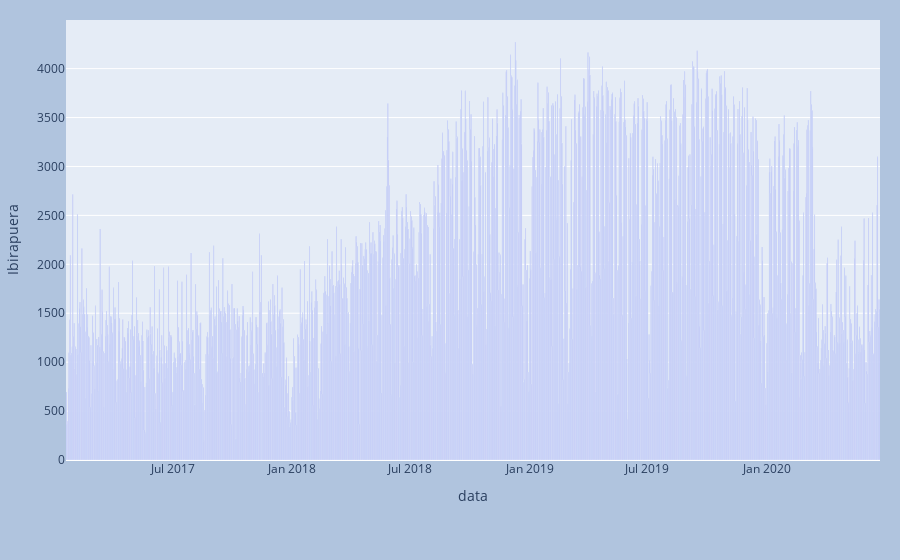

Notebook cell for this chart:
### Code cell
import plotly.express as px
fig = px.bar(df, x="data", y="Ibirapuera", barmode="group")

fig.update_layout(
    margin=dict(l=20, r=20, t=20, b=100),
    paper_bgcolor="LightSteelBlue",
)

fig.show()

### Figure 1 — Plotly figure (JSON) as saved in the notebook; plotly's stock layout.template omitted (floating-point values rounded to 4 significant figures; data arrays with more than 128 entries replaced by an {"elided": "..."} marker saying what was removed)
{"data": [{"alignmentgroup": "True", "hovertemplate": "data=%{x}<br>Ibirapuera=%{y}<extra></extra>", "legendgroup": "", "marker": {"color": "#636efa"}, "name": "", "offsetgroup": "", "orientation": "v", "showlegend": false, "textposition": "auto", "type": "bar", "x": {"elided": "1252 str values"}, "xaxis": "x", "y": {"elided": "1252 int values"}, "yaxis": "y"}], "layout": {"barmode": "group", "legend": {"tracegroupgap": 0}, "margin": {"b": 100, "l": 20, "r": 20, "t": 20}, "paper_bgcolor": "LightSteelBlue", "xaxis": {"anchor": "y", "domain": [0, 1], "title": {"text": "data"}}, "yaxis": {"anchor": "x", "domain": [0, 1], "title": {"text": "Ibirapuera"}}}}
